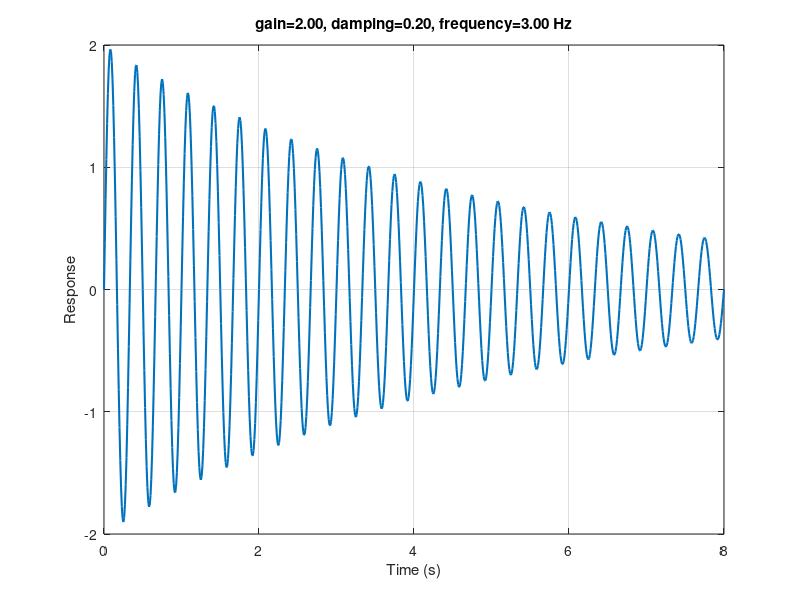

MATLAB code for this plot:
% Annotation demo: % @param and % @ignore markers.
% Generate/import annotations from the app to fill in descriptions and units.

clear; close all; clc;

gain = 2.0;       % @param controller gain
damping = 0.2;    % damping ratio
frequency = 3.0;  % frequency [Hz]
tEnd = 8;         % simulation time [s]
dt = 0.01;        % time step [s]
lineWidth = 1.5;  % @ignore line width, not a physical parameter

t = 0:dt:tEnd;
y = gain * exp(-damping * t) .* sin(2*pi*frequency*t);

figure('Name', 'Annotated demo');
plot(t, y, 'LineWidth', lineWidth);
grid on;
xlabel('Time (s)');
ylabel('Response');
title(sprintf('gain=%.2f, damping=%.2f, frequency=%.2f Hz', ...
    gain, damping, frequency));
